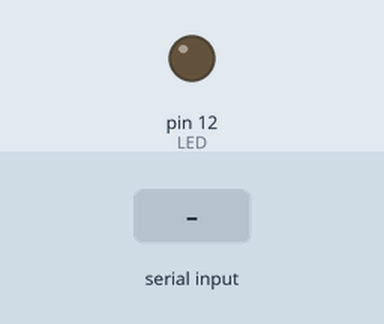
Bench run of a sketch on a simulated Arduino Uno, built with avr-gcc and run on an emulated ATmega328P. Parts: output pins drawn as LEDs (lit = HIGH). Inputs (shaded band) come from the test bench.

Above: at 1.2 s.
1.3 s: "S" received over Serial
At 2.2 s:
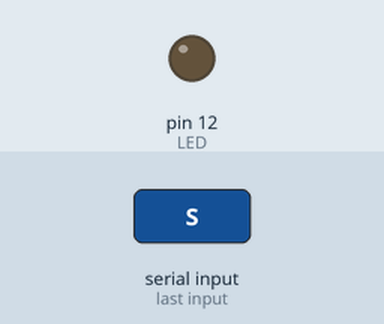
2.9 s: "W" received over Serial
At 4.4 s:
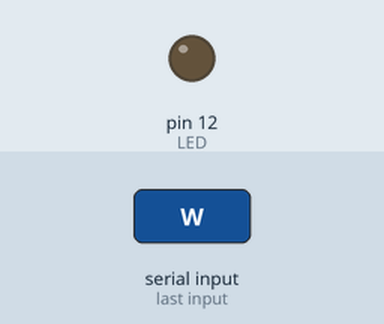
Timing chart, 0 to 5.9 s (numbered marks = the images above; inputs shaded):
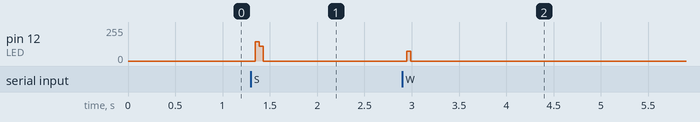

Measured:
- after the input at 1.3 s, pin 12 (LED): 0/255 → 145/255 after 0.05 s, → 111/255 0.04 s later, → 0/255 0.04 s later
- after the input at 2.9 s, pin 12 (LED): 0/255 → 74/255 after 0.05 s, → 0/255 0.04 s later

The sketch:

sketch_mar16a.ino
```cpp
char val;
int LED = 12;
int lowKey = 2250;
int highKey = 1050;
int lowWord = 600;
int highWord = 950;
void setup()
{
Serial.begin(9600);
pinMode(LED, OUTPUT);
}

void loop()
{
if (Serial.available())
{
val = Serial.read();
if (val == 'W' || val == 'w')
{
    for(int i = 1; i <= 4; i++){
        digitalWrite(LED, HIGH);
        delayMicroseconds( highKey);
        digitalWrite(LED, LOW);
        delayMicroseconds(lowKey);
    }
    for(int i = 1; i <=10; i++){
      digitalWrite(LED, HIGH);
      delayMicroseconds(highWord);
      digitalWrite(LED, LOW);
      delayMicroseconds(lowWord);
    }
}

if ( val == 'S'|| val == 's'){
  for(int i = 1; i <= 4; i++){
    digitalWrite(LED, HIGH);
    delayMicroseconds(highKey);
    digitalWrite(LED, LOW);
    delayMicroseconds(lowKey);
  }
  for(int i = 1; i <= 40; i++){
    digitalWrite(LED, HIGH);
    delayMicroseconds(highWord);
    digitalWrite(LED, LOW);
    delayMicroseconds(lowWord);
  }
}
if (val == 'A' || val == 'a'){
   for(int i = 1; i <= 4; i++){
    digitalWrite(LED, HIGH);
    delayMicroseconds(highKey);
    digitalWrite(LED, LOW);
    delayMicroseconds(lowKey);
  }
  for(int i = 1; i <=58; i++){
    digitalWrite(LED, HIGH);
    delayMicroseconds(highWord);
    digitalWrite(LED, LOW);
    delayMicroseconds(lowWord);
  }
}

if (val == 'd' || val == 'D'){
   for(int i = 1; i <= 4; i++){
    digitalWrite(LED, HIGH);
    delayMicroseconds(highKey);
    digitalWrite(LED, LOW);
    delayMicroseconds(lowKey);
  }
  for(int i = 1; i <=64; i++){
    digitalWrite(LED, HIGH);
    delayMicroseconds(highWord);
    digitalWrite(LED, LOW);
    delayMicroseconds(lowWord);
  }
}
}
}
```

sketch_mar16a.c
```cpp
char val;
int LED = 12;
int lowKey = 2250;
int highKey = 1050;
int lowWord = 600;
int highWord = 950;
void setup()
{
Serial.begin(9600);
pinMode(LED, OUTPUT);
}

void loop()
{
if (Serial.available())
{
val = Serial.read();
/***************************************************/
if (val == 'W' || val == 'w')             //FORWARD
{
    for(int i = 1; i <= 4; i++){          //KEY
        digitalWrite(LED, HIGH);
        delayMicroseconds( highKey);
        digitalWrite(LED, LOW);
        delayMicroseconds(lowKey);
    }                                     // END KEY
    for(int i = 1; i <=10; i++){          //WORD
      digitalWrite(LED, HIGH);
      delayMicroseconds(highWord);
      digitalWrite(LED, LOW);
      delayMicroseconds(lowWord);
    }                                     // END WORD
}                                         // END FORWARD
/**********************************************   */
if ( val == 'S'|| val == 's')             // BACKWARD
{
  for(int i = 1; i <= 4; i++){            //KEY
    digitalWrite(LED, HIGH);
    delayMicroseconds(highKey);
    digitalWrite(LED, LOW);
    delayMicroseconds(lowKey);
  }                                       //END KEY
  for(int i = 1; i <= 40; i++){           // WORD
    digitalWrite(LED, HIGH);
    delayMicroseconds(highWord);
    digitalWrite(LED, LOW);
    delayMicroseconds(lowWord);
  }                                       // END WORD
}                                         //END BACKWARD
/************************************************/
if (val == 'A' || val == 'a'){            //LEFT
   for(int i = 1; i <= 4; i++){           //KEY
    digitalWrite(LED, HIGH);
    delayMicroseconds(highKey);
    digitalWrite(LED, LOW);
    delayMicroseconds(lowKey);
  }                                       //END KEY
  for(int i = 1; i <=58; i++){            // WORD
    digitalWrite(LED, HIGH);
    delayMicroseconds(highWord);
    digitalWrite(LED, LOW);
    delayMicroseconds(lowWord);
  }                                       //END WORD
}                                         //END LEFT
/*******************************************************/
if (val == 'd' || val == 'D'){            //RIGTH
   for(int i = 1; i <= 4; i++){           //KEY
    digitalWrite(LED, HIGH);
    delayMicroseconds(highKey);
    digitalWrite(LED, LOW);
    delayMicroseconds(lowKey);
  }                                       //END KEY
  for(int i = 1; i <= 64; i++){           //WORD
    digitalWrite(LED, HIGH);
    delayMicroseconds(highWord);
    digitalWrite(LED, LOW);
    delayMicroseconds(lowWord);
  }                                       //END WORD
}                                         //END RIGTH
/*****************************************************/
 if(val == 'g'){                          //BACKWARD&LEFT
     for(int i = 1; i <= 4; i++){         //KEY
      digitalWrite(LED, HIGH);
      delayMicroseconds(highKey);
      digitalWrite(LED, LOW);
      delayMicroseconds(lowKey);
    }                                    //END KEY
    for(int i = 1; i <= 52; i++){        //WORD
      digitalWrite(LED, HIGH);
      delayMicroseconds(highWord);
      digitalWrite(LED, LOW);
      delayMicroseconds(lowWord);
    }                                   //END WORD
  }                                     //END BACKWARD&LEFT
/*********************************************************/
 if(val == 'h'){                        //BACKWARD&RIGTH
     for(int i = 1; i <= 4; i++){       //KEY
      digitalWrite(LED, HIGH);
      delayMicroseconds(highKey);
      digitalWrite(LED, LOW);
      delayMicroseconds(lowKey);
    }                                  //END KEY
    for(int i = 1; i <= 46; i++){      //WORD
      digitalWrite(LED, HIGH);
      delayMicroseconds(highWord);
      digitalWrite(LED, LOW);
      delayMicroseconds(lowWord);
    }                                  //END WORD
 }                                     //END BACKWARD&RIGTH
 /************************************************************/
  if(val == 'j'){                        //FORWARD&RIGTH
     for(int i = 1; i <= 4; i++){       //KEY
      digitalWrite(LED, HIGH);
      delayMicroseconds(highKey);
      digitalWrite(LED, LOW);
      delayMicroseconds(lowKey);
    }                                  //END KEY
    for(int i = 1; i <= 34; i++){      //WORD
      digitalWrite(LED, HIGH);
      delayMicroseconds(highWord);
      digitalWrite(LED, LOW);
      delayMicroseconds(lowWord);
    }                                  //END WORD
 }                                     //END FORWARD&RIGTH
 /***************************************************************/
   if(val == 'k'){                        //FORWARD&LEFT
     for(int i = 1; i <= 4; i++){       //KEY
      digitalWrite(LED, HIGH);
      delayMicroseconds(highKey);
      digitalWrite(LED, LOW);
      delayMicroseconds(lowKey);
    }                                  //END KEY
    for(int i = 1; i <= 28; i++){      //WORD
      digitalWrite(LED, HIGH);
      delayMicroseconds(highWord);
      digitalWrite(LED, LOW);
      delayMicroseconds(lowWord);
    }                                  //END WORD
 }                                     //END FORWARD&LEFT
 /***************************************************************/
}
}
```
